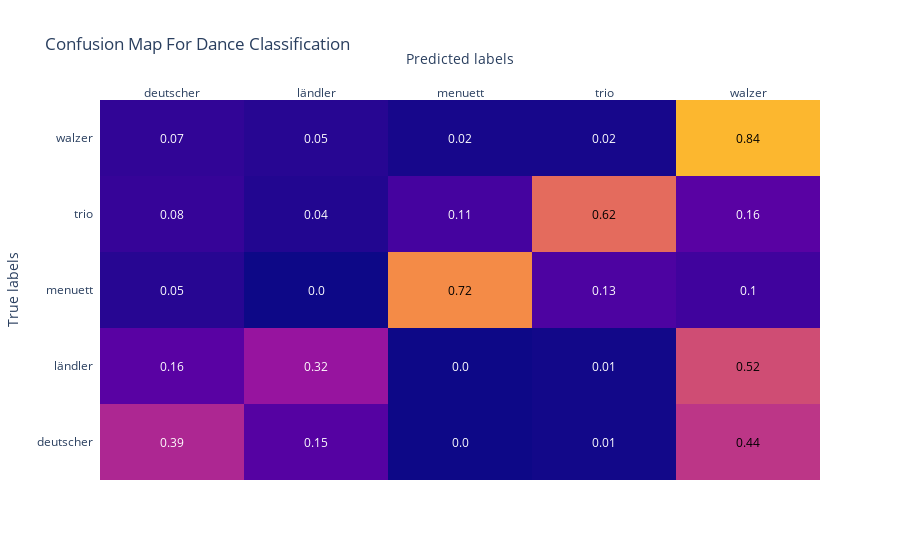

The notebook cell this image was saved under:
### Code cell
dance_list = list(dance_dict.keys())

fig = ff.create_annotated_heatmap(z=global_confusion, x=dance_list, y=dance_list)

#fig = go.Figure(data=go.Heatmap(z=cm, x=dance_list, y=dance_list))
fig.update_layout(title='Confusion Map For Dance Classification',
                  xaxis_title="Predicted labels", yaxis_title="True labels")
fig.data[0].update(zmin=0, zmax=1)
fig.show()

### Figure 1 — Plotly figure (JSON) as saved in the notebook; plotly's stock layout.template omitted (floating-point values rounded to 4 significant figures)
{"data": [{"colorscale": [[0, "#0d0887"], [0.1111, "#46039f"], [0.2222, "#7201a8"], [0.3333, "#9c179e"], [0.4444, "#bd3786"], [0.5556, "#d8576b"], [0.6667, "#ed7953"], [0.7778, "#fb9f3a"], [0.8889, "#fdca26"], [1, "#f0f921"]], "reversescale": false, "showscale": false, "type": "heatmap", "x": ["deutscher", "ländler", "menuett", "trio", "walzer"], "y": ["deutscher", "ländler", "menuett", "trio", "walzer"], "z": [[0.39, 0.15, 0, 0.01, 0.44], [0.16, 0.32, 0, 0.01, 0.52], [0.05, 0, 0.72, 0.13, 0.1], [0.08, 0.04, 0.11, 0.62, 0.16], [0.07, 0.05, 0.02, 0.02, 0.84]], "zmax": 1, "zmin": 0}], "layout": {"annotations": [{"font": {"color": "#FFFFFF"}, "showarrow": false, "text": "0.39", "x": "deutscher", "xref": "x", "y": "deutscher", "yref": "y"}, {"font": {"color": "#FFFFFF"}, "showarrow": false, "text": "0.15", "x": "ländler", "xref": "x", "y": "deutscher", "yref": "y"}, {"font": {"color": "#FFFFFF"}, "showarrow": false, "text": "0.0", "x": "menuett", "xref": "x", "y": "deutscher", "yref": "y"}, {"font": {"color": "#FFFFFF"}, "showarrow": false, "text": "0.01", "x": "trio", "xref": "x", "y": "deutscher", "yref": "y"}, {"font": {"color": "#000000"}, "showarrow": false, "text": "0.44", "x": "walzer", "xref": "x", "y": "deutscher", "yref": "y"}, {"font": {"color": "#FFFFFF"}, "showarrow": false, "text": "0.16", "x": "deutscher", "xref": "x", "y": "ländler", "yref": "y"}, {"font": {"color": "#FFFFFF"}, "showarrow": false, "text": "0.32", "x": "ländler", "xref": "x", "y": "ländler", "yref": "y"}, {"font": {"color": "#FFFFFF"}, "showarrow": false, "text": "0.0", "x": "menuett", "xref": "x", "y": "ländler", "yref": "y"}, {"font": {"color": "#FFFFFF"}, "showarrow": false, "text": "0.01", "x": "trio", "xref": "x", "y": "ländler", "yref": "y"}, {"font": {"color": "#000000"}, "showarrow": false, "text": "0.52", "x": "walzer", "xref": "x", "y": "ländler", "yref": "y"}, {"font": {"color": "#FFFFFF"}, "showarrow": false, "text": "0.05", "x": "deutscher", "xref": "x", "y": "menuett", "yref": "y"}, {"font": {"color": "#FFFFFF"}, "showarrow": false, "text": "0.0", "x": "ländler", "xref": "x", "y": "menuett", "yref": "y"}, {"font": {"color": "#000000"}, "showarrow": false, "text": "0.72", "x": "menuett", "xref": "x", "y": "menuett", "yref": "y"}, {"font": {"color": "#FFFFFF"}, "showarrow": false, "text": "0.13", "x": "trio", "xref": "x", "y": "menuett", "yref": "y"}, {"font": {"color": "#FFFFFF"}, "showarrow": false, "text": "0.1", "x": "walzer", "xref": "x", "y": "menuett", "yref": "y"}, {"font": {"color": "#FFFFFF"}, "showarrow": false, "text": "0.08", "x": "deutscher", "xref": "x", "y": "trio", "yref": "y"}, {"font": {"color": "#FFFFFF"}, "showarrow": false, "text": "0.04", "x": "ländler", "xref": "x", "y": "trio", "yref": "y"}, {"font": {"color": "#FFFFFF"}, "showarrow": false, "text": "0.11", "x": "menuett", "xref": "x", "y": "trio", "yref": "y"}, {"font": {"color": "#000000"}, "showarrow": false, "text": "0.62", "x": "trio", "xref": "x", "y": "trio", "yref": "y"}, {"font": {"color": "#FFFFFF"}, "showarrow": false, "text": "0.16", "x": "walzer", "xref": "x", "y": "trio", "yref": "y"}, {"font": {"color": "#FFFFFF"}, "showarrow": false, "text": "0.07", "x": "deutscher", "xref": "x", "y": "walzer", "yref": "y"}, {"font": {"color": "#FFFFFF"}, "showarrow": false, "text": "0.05", "x": "ländler", "xref": "x", "y": "walzer", "yref": "y"}, {"font": {"color": "#FFFFFF"}, "showarrow": false, "text": "0.02", "x": "menuett", "xref": "x", "y": "walzer", "yref": "y"}, {"font": {"color": "#FFFFFF"}, "showarrow": false, "text": "0.02", "x": "trio", "xref": "x", "y": "walzer", "yref": "y"}, {"font": {"color": "#000000"}, "showarrow": false, "text": "0.84", "x": "walzer", "xref": "x", "y": "walzer", "yref": "y"}], "title": {"text": "Confusion Map For Dance Classification"}, "xaxis": {"dtick": 1, "gridcolor": "rgb(0, 0, 0)", "side": "top", "ticks": "", "title": {"text": "Predicted labels"}}, "yaxis": {"dtick": 1, "ticks": "", "ticksuffix": "  ", "title": {"text": "True labels"}}}}
